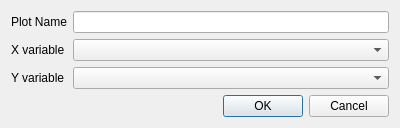
<ui version="4.0" >
 <class>QPlotParamClass</class>
 <widget class="QDialog" name="QPlotParamClass" >
  <property name="geometry" >
   <rect>
    <x>0</x>
    <y>0</y>
    <width>400</width>
    <height>124</height>
   </rect>
  </property>
  <property name="windowTitle" >
   <string>Dialog</string>
  </property>
  <layout class="QVBoxLayout" name="verticalLayout" >
   <item>
    <layout class="QGridLayout" name="gridLayout" >
     <item row="0" column="0" >
      <widget class="QLabel" name="lbName" >
       <property name="text" >
        <string>Plot Name</string>
       </property>
      </widget>
     </item>
     <item row="0" column="1" >
      <widget class="QLineEdit" name="edName" />
     </item>
     <item row="1" column="0" >
      <widget class="QLabel" name="lbX" >
       <property name="text" >
        <string>X variable</string>
       </property>
      </widget>
     </item>
     <item row="1" column="1" >
      <widget class="QComboBox" name="cbX" />
     </item>
     <item row="2" column="0" >
      <widget class="QLabel" name="label_3" >
       <property name="text" >
        <string>Y variable</string>
       </property>
      </widget>
     </item>
     <item row="2" column="1" >
      <widget class="QComboBox" name="cbY" />
     </item>
    </layout>
   </item>
   <item>
    <widget class="QDialogButtonBox" name="buttonBox" >
     <property name="orientation" >
      <enum>Qt::Horizontal</enum>
     </property>
     <property name="standardButtons" >
      <set>QDialogButtonBox::Cancel|QDialogButtonBox::Ok</set>
     </property>
    </widget>
   </item>
  </layout>
 </widget>
 <resources/>
 <connections>
  <connection>
   <sender>buttonBox</sender>
   <signal>rejected()</signal>
   <receiver>QPlotParamClass</receiver>
   <slot>reject()</slot>
   <hints>
    <hint type="sourcelabel" >
     <x>325</x>
     <y>114</y>
    </hint>
    <hint type="destinationlabel" >
     <x>286</x>
     <y>123</y>
    </hint>
   </hints>
  </connection>
 </connections>
</ui>
